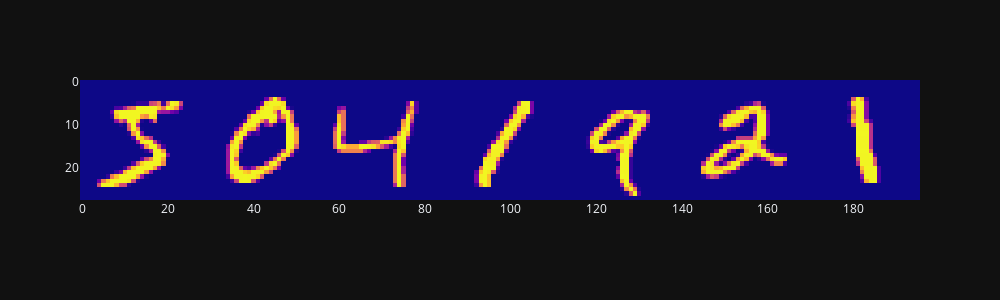

Here is the notebook cell this chart was saved with:
### Code cell
print(*y_train[:7])

px.imshow(np.hstack(X_train[:7]), width=1000, height=300).update_coloraxes(showscale=False)

### Figure 1 — Plotly figure (JSON) as saved in the notebook; plotly's stock layout.template omitted (floating-point values rounded to 4 significant figures; data arrays with more than 128 entries replaced by an {"elided": "..."} marker saying what was removed)
{"data": [{"coloraxis": "coloraxis", "hovertemplate": "x: %{x}<br>y: %{y}<br>color: %{z}<extra></extra>", "name": "0", "type": "heatmap", "xaxis": "x", "yaxis": "y", "z": {"elided": "28x196 int values"}}], "layout": {"coloraxis": {"colorscale": [[0, "#0d0887"], [0.1111, "#46039f"], [0.2222, "#7201a8"], [0.3333, "#9c179e"], [0.4444, "#bd3786"], [0.5556, "#d8576b"], [0.6667, "#ed7953"], [0.7778, "#fb9f3a"], [0.8889, "#fdca26"], [1, "#f0f921"]], "showscale": false}, "height": 300, "margin": {"t": 60}, "width": 1000, "xaxis": {"anchor": "y", "constrain": "domain", "domain": [0, 1], "scaleanchor": "y"}, "yaxis": {"anchor": "x", "autorange": "reversed", "constrain": "domain", "domain": [0, 1]}}}
